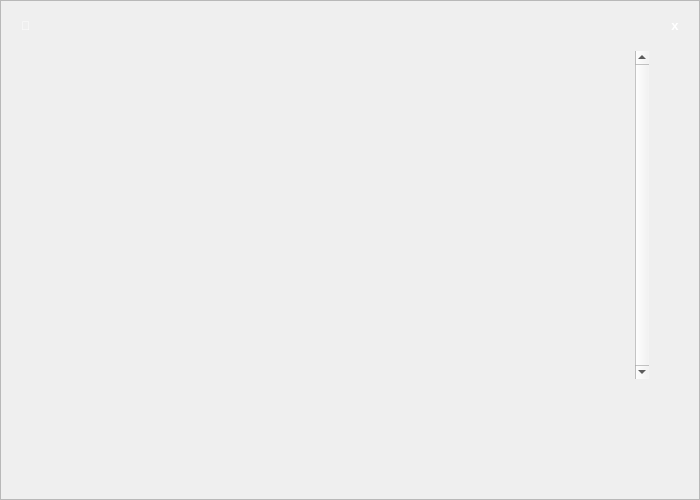
<?xml version="1.0" encoding="UTF-8"?>
<ui version="4.0">
 <class>Form</class>
 <widget class="QWidget" name="Form">
  <property name="geometry">
   <rect>
    <x>0</x>
    <y>0</y>
    <width>700</width>
    <height>500</height>
   </rect>
  </property>
  <property name="windowTitle">
   <string>Form</string>
  </property>
  <widget class="QFrame" name="frame">
   <property name="geometry">
    <rect>
     <x>0</x>
     <y>0</y>
     <width>700</width>
     <height>500</height>
    </rect>
   </property>
   <property name="styleSheet">
    <string notr="true">#frame {
border-image: url(:/images/images/carregamento.png);
}</string>
   </property>
   <property name="frameShape">
    <enum>QFrame::StyledPanel</enum>
   </property>
   <property name="frameShadow">
    <enum>QFrame::Raised</enum>
   </property>
   <widget class="QScrollArea" name="scrollArea">
    <property name="geometry">
     <rect>
      <x>50</x>
      <y>50</y>
      <width>600</width>
      <height>330</height>
     </rect>
    </property>
    <property name="styleSheet">
     <string notr="true">QScrollArea {
	background-color: transparent;
}

#scrollAreaWidgetContents {
	background-color: transparent;
}

</string>
    </property>
    <property name="verticalScrollBarPolicy">
     <enum>Qt::ScrollBarAlwaysOn</enum>
    </property>
    <property name="horizontalScrollBarPolicy">
     <enum>Qt::ScrollBarAlwaysOff</enum>
    </property>
    <property name="widgetResizable">
     <bool>true</bool>
    </property>
    <property name="alignment">
     <set>Qt::AlignLeading|Qt::AlignLeft|Qt::AlignVCenter</set>
    </property>
    <widget class="QWidget" name="scrollAreaWidgetContents">
     <property name="geometry">
      <rect>
       <x>0</x>
       <y>0</y>
       <width>581</width>
       <height>328</height>
      </rect>
     </property>
     <property name="styleSheet">
      <string notr="true"/>
     </property>
     <layout class="QVBoxLayout" name="verticalLayout">
      <property name="spacing">
       <number>4</number>
      </property>
      <property name="sizeConstraint">
       <enum>QLayout::SetDefaultConstraint</enum>
      </property>
      <property name="leftMargin">
       <number>0</number>
      </property>
      <property name="topMargin">
       <number>4</number>
      </property>
      <property name="rightMargin">
       <number>0</number>
      </property>
      <property name="bottomMargin">
       <number>4</number>
      </property>
     </layout>
    </widget>
   </widget>
   <widget class="QPushButton" name="btnClose">
    <property name="geometry">
     <rect>
      <x>660</x>
      <y>10</y>
      <width>30</width>
      <height>30</height>
     </rect>
    </property>
    <property name="styleSheet">
     <string notr="true">QPushButton#btnClose {
	border: none;
	background-color: transparent;
	color: rgba(255,255,255,255);
	border-radius: 10px;
	padding: 10px;
	font-weight: bold;
	font-size:10pt
}

QPushButton#btnClose:hover {
	background-color: rgba(255,255,255,200);
	color: rgba(165,4,255,255)
}</string>
    </property>
    <property name="text">
     <string>x</string>
    </property>
   </widget>
   <widget class="QPushButton" name="backBtn">
    <property name="geometry">
     <rect>
      <x>10</x>
      <y>10</y>
      <width>31</width>
      <height>31</height>
     </rect>
    </property>
    <property name="styleSheet">
     <string notr="true">QPushButton#backBtn {
	background-color: transparent;
	border: none;
	font-weight: bold;
	color: white
}
</string>
    </property>
    <property name="text">
     <string></string>
    </property>
   </widget>
  </widget>
 </widget>
 <resources>
  <include location="resGames.qrc"/>
 </resources>
 <connections/>
</ui>
